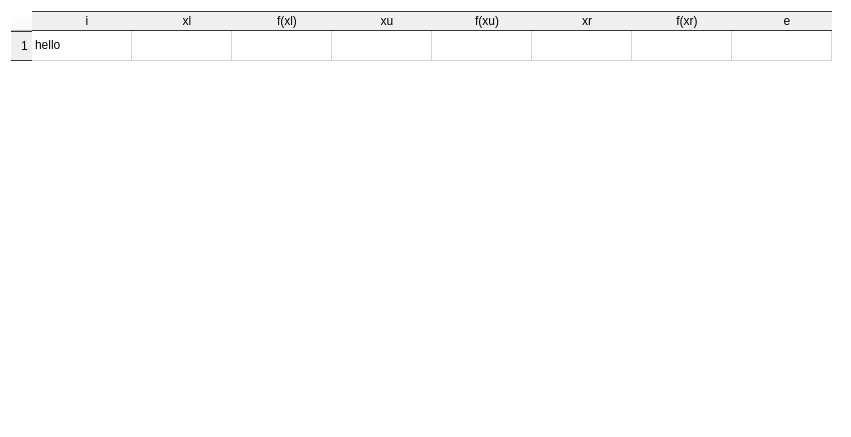
<?xml version="1.0" encoding="UTF-8"?>
<ui version="4.0">
 <class>Form</class>
 <widget class="QWidget" name="Form">
  <property name="geometry">
   <rect>
    <x>0</x>
    <y>0</y>
    <width>851</width>
    <height>437</height>
   </rect>
  </property>
  <property name="windowTitle">
   <string>Form</string>
  </property>
  <property name="styleSheet">
   <string notr="true">QWidget{
	border-radius: 5px;
	background-color: #fff;
}
#res_table QHeaderView, #res_table{
	border: 0px;
	background-color: #fff;
	border-radius: 5px;
	text-align: left;
}
#res_table QHeaderView::section{
	border-radius: 0px;
	border-bottom: 1px solid #353535;
	border-top: 1px solid #353535;
	padding-left: 10px;
}
#res_table QHeaderView::item:selected{
	background-color:55aaff;
}</string>
  </property>
  <layout class="QGridLayout" name="gridLayout">
   <item row="0" column="0">
    <widget class="QTableWidget" name="res_table">
     <property name="frameShadow">
      <enum>QFrame::Sunken</enum>
     </property>
     <property name="editTriggers">
      <set>QAbstractItemView::NoEditTriggers</set>
     </property>
     <property name="dragDropMode">
      <enum>QAbstractItemView::NoDragDrop</enum>
     </property>
     <property name="verticalScrollMode">
      <enum>QAbstractItemView::ScrollPerItem</enum>
     </property>
     <property name="gridStyle">
      <enum>Qt::SolidLine</enum>
     </property>
     <property name="sortingEnabled">
      <bool>false</bool>
     </property>
     <attribute name="horizontalHeaderCascadingSectionResizes">
      <bool>false</bool>
     </attribute>
     <row>
      <property name="text">
       <string>1</string>
      </property>
     </row>
     <column>
      <property name="text">
       <string>i</string>
      </property>
     </column>
     <column>
      <property name="text">
       <string>xl</string>
      </property>
     </column>
     <column>
      <property name="text">
       <string>f(xl)</string>
      </property>
     </column>
     <column>
      <property name="text">
       <string>xu</string>
      </property>
     </column>
     <column>
      <property name="text">
       <string>f(xu)</string>
      </property>
     </column>
     <column>
      <property name="text">
       <string>xr</string>
      </property>
     </column>
     <column>
      <property name="text">
       <string>f(xr)</string>
      </property>
     </column>
     <column>
      <property name="text">
       <string>e</string>
      </property>
     </column>
     <item row="0" column="0">
      <property name="text">
       <string>hello</string>
      </property>
     </item>
    </widget>
   </item>
  </layout>
 </widget>
 <resources/>
 <connections/>
</ui>
